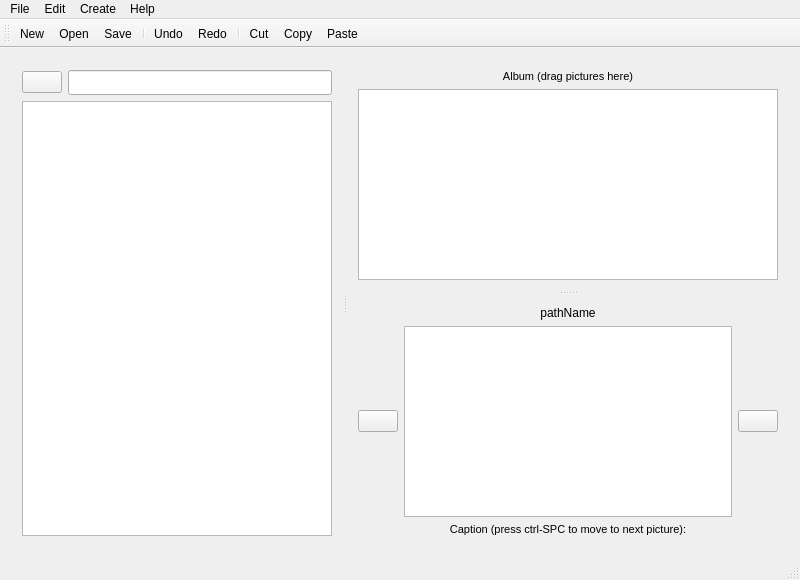
<?xml version="1.0" encoding="UTF-8"?>
<ui version="4.0">
 <class>AlbumCreator</class>
 <widget class="QMainWindow" name="AlbumCreator">
  <property name="geometry">
   <rect>
    <x>0</x>
    <y>0</y>
    <width>800</width>
    <height>580</height>
   </rect>
  </property>
  <property name="minimumSize">
   <size>
    <width>640</width>
    <height>400</height>
   </size>
  </property>
  <property name="maximumSize">
   <size>
    <width>8192</width>
    <height>8192</height>
   </size>
  </property>
  <property name="windowTitle">
   <string>AlbumCreator</string>
  </property>
  <widget class="QWidget" name="centralWidget">
   <property name="sizePolicy">
    <sizepolicy hsizetype="MinimumExpanding" vsizetype="MinimumExpanding">
     <horstretch>0</horstretch>
     <verstretch>0</verstretch>
    </sizepolicy>
   </property>
   <property name="minimumSize">
    <size>
     <width>640</width>
     <height>400</height>
    </size>
   </property>
   <property name="maximumSize">
    <size>
     <width>8192</width>
     <height>6134</height>
    </size>
   </property>
   <layout class="QHBoxLayout" name="horizontalLayout">
    <item>
     <widget class="QSplitter" name="mainSplitter">
      <property name="orientation">
       <enum>Qt::Horizontal</enum>
      </property>
      <widget class="QWidget" name="layoutWidget1">
       <layout class="QVBoxLayout" name="sourceImagePane">
        <item>
         <layout class="QHBoxLayout" name="pathSelectionPane">
          <item>
           <widget class="QPushButton" name="parentDirButton">
            <property name="minimumSize">
             <size>
              <width>20</width>
              <height>16</height>
             </size>
            </property>
            <property name="toolTip">
             <string extracomment="change to parent directory"/>
            </property>
            <property name="text">
             <string/>
            </property>
            <property name="icon">
             <iconset resource="albumcreator_gui.qrc">
              <normaloff>:/:/images/1uparrow.png</normaloff>:/:/images/1uparrow.png</iconset>
            </property>
           </widget>
          </item>
          <item>
           <widget class="QLineEdit" name="pathField">
            <property name="minimumSize">
             <size>
              <width>40</width>
              <height>25</height>
             </size>
            </property>
           </widget>
          </item>
         </layout>
        </item>
        <item>
         <widget class="QListView" name="fileBrowser">
          <property name="minimumSize">
           <size>
            <width>100</width>
            <height>40</height>
           </size>
          </property>
          <property name="acceptDrops">
           <bool>false</bool>
          </property>
          <property name="showDropIndicator" stdset="0">
           <bool>false</bool>
          </property>
          <property name="dragEnabled">
           <bool>true</bool>
          </property>
          <property name="dragDropOverwriteMode">
           <bool>false</bool>
          </property>
          <property name="dragDropMode">
           <enum>QAbstractItemView::DragOnly</enum>
          </property>
          <property name="selectionMode">
           <enum>QAbstractItemView::ExtendedSelection</enum>
          </property>
          <property name="iconSize">
           <size>
            <width>64</width>
            <height>48</height>
           </size>
          </property>
          <property name="movement">
           <enum>QListView::Free</enum>
          </property>
          <property name="resizeMode">
           <enum>QListView::Adjust</enum>
          </property>
          <property name="spacing">
           <number>2</number>
          </property>
          <property name="viewMode">
           <enum>QListView::ListMode</enum>
          </property>
          <property name="uniformItemSizes">
           <bool>true</bool>
          </property>
         </widget>
        </item>
       </layout>
      </widget>
      <widget class="QSplitter" name="destImagePane">
       <property name="orientation">
        <enum>Qt::Vertical</enum>
       </property>
       <widget class="QWidget" name="layoutWidget2">
        <layout class="QVBoxLayout" name="albumBlock">
         <item>
          <widget class="QLabel" name="albumLabel">
           <property name="font">
            <font>
             <pointsize>8</pointsize>
            </font>
           </property>
           <property name="text">
            <string>Album (drag pictures here)</string>
           </property>
           <property name="alignment">
            <set>Qt::AlignCenter</set>
           </property>
          </widget>
         </item>
         <item>
          <widget class="QListView" name="albumView">
           <property name="minimumSize">
            <size>
             <width>0</width>
             <height>0</height>
            </size>
           </property>
           <property name="dragEnabled">
            <bool>true</bool>
           </property>
           <property name="dragDropMode">
            <enum>QAbstractItemView::DragDrop</enum>
           </property>
           <property name="defaultDropAction">
            <enum>Qt::IgnoreAction</enum>
           </property>
           <property name="movement">
            <enum>QListView::Snap</enum>
           </property>
           <property name="viewMode">
            <enum>QListView::IconMode</enum>
           </property>
           <property name="uniformItemSizes">
            <bool>true</bool>
           </property>
          </widget>
         </item>
        </layout>
       </widget>
       <widget class="QWidget" name="layoutWidget3">
        <layout class="QVBoxLayout" name="captionBlock" stretch="1,3,0">
         <item>
          <widget class="QLabel" name="originalPath">
           <property name="sizePolicy">
            <sizepolicy hsizetype="Expanding" vsizetype="Fixed">
             <horstretch>0</horstretch>
             <verstretch>0</verstretch>
            </sizepolicy>
           </property>
           <property name="text">
            <string>pathName</string>
           </property>
           <property name="textFormat">
            <enum>Qt::PlainText</enum>
           </property>
           <property name="alignment">
            <set>Qt::AlignCenter</set>
           </property>
          </widget>
         </item>
         <item>
          <layout class="QHBoxLayout" name="captionWidgets" stretch="1,10,1">
           <item>
            <widget class="QPushButton" name="back">
             <property name="text">
              <string/>
             </property>
             <property name="icon">
              <iconset resource="albumcreator_gui.qrc">
               <normaloff>:/:/images/1leftarrow.png</normaloff>:/:/images/1leftarrow.png</iconset>
             </property>
             <property name="shortcut">
              <string>Ctrl+Left</string>
             </property>
             <property name="flat">
              <bool>false</bool>
             </property>
            </widget>
           </item>
           <item>
            <widget class="QPlainTextEdit" name="captionEdit">
             <property name="sizePolicy">
              <sizepolicy hsizetype="Preferred" vsizetype="Expanding">
               <horstretch>0</horstretch>
               <verstretch>0</verstretch>
              </sizepolicy>
             </property>
             <property name="minimumSize">
              <size>
               <width>0</width>
               <height>48</height>
              </size>
             </property>
             <property name="baseSize">
              <size>
               <width>0</width>
               <height>48</height>
              </size>
             </property>
            </widget>
           </item>
           <item>
            <widget class="QPushButton" name="forward">
             <property name="icon">
              <iconset resource="albumcreator_gui.qrc">
               <normaloff>:/:/images/1rightarrow.png</normaloff>:/:/images/1rightarrow.png</iconset>
             </property>
             <property name="shortcut">
              <string>Ctrl+Space</string>
             </property>
            </widget>
           </item>
          </layout>
         </item>
         <item>
          <widget class="QLabel" name="cpationLabel">
           <property name="sizePolicy">
            <sizepolicy hsizetype="Expanding" vsizetype="Fixed">
             <horstretch>0</horstretch>
             <verstretch>0</verstretch>
            </sizepolicy>
           </property>
           <property name="font">
            <font>
             <pointsize>8</pointsize>
             <underline>false</underline>
             <kerning>false</kerning>
            </font>
           </property>
           <property name="text">
            <string>Caption (press ctrl-SPC to move to next picture):</string>
           </property>
           <property name="alignment">
            <set>Qt::AlignCenter</set>
           </property>
          </widget>
         </item>
        </layout>
       </widget>
      </widget>
     </widget>
    </item>
   </layout>
  </widget>
  <widget class="QMenuBar" name="menuBar">
   <property name="geometry">
    <rect>
     <x>0</x>
     <y>0</y>
     <width>800</width>
     <height>25</height>
    </rect>
   </property>
   <widget class="QMenu" name="menuFile">
    <property name="title">
     <string>File</string>
    </property>
    <widget class="QMenu" name="menuRecently_edited">
     <property name="title">
      <string>Recently edited</string>
     </property>
     <addaction name="separator"/>
    </widget>
    <addaction name="actionNew"/>
    <addaction name="actionOpen"/>
    <addaction name="menuRecently_edited"/>
    <addaction name="separator"/>
    <addaction name="actionSave"/>
    <addaction name="actionSave_As"/>
    <addaction name="separator"/>
    <addaction name="actionImport"/>
    <addaction name="actionExport"/>
    <addaction name="separator"/>
    <addaction name="actionExit"/>
   </widget>
   <widget class="QMenu" name="menuEdit">
    <property name="title">
     <string>Edit</string>
    </property>
    <addaction name="actionUndo"/>
    <addaction name="actionRedo"/>
    <addaction name="separator"/>
    <addaction name="actionCut"/>
    <addaction name="actionCopy"/>
    <addaction name="actionPaste"/>
    <addaction name="actionDelete"/>
   </widget>
   <widget class="QMenu" name="menuHelp">
    <property name="title">
     <string>Help</string>
    </property>
    <addaction name="actionAbout"/>
   </widget>
   <widget class="QMenu" name="menuCreate">
    <property name="title">
     <string>Create</string>
    </property>
    <addaction name="actionCreate_Web_Slideshow"/>
   </widget>
   <addaction name="menuFile"/>
   <addaction name="menuEdit"/>
   <addaction name="menuCreate"/>
   <addaction name="menuHelp"/>
  </widget>
  <widget class="QToolBar" name="mainToolBar">
   <property name="mouseTracking">
    <bool>false</bool>
   </property>
   <attribute name="toolBarArea">
    <enum>TopToolBarArea</enum>
   </attribute>
   <attribute name="toolBarBreak">
    <bool>false</bool>
   </attribute>
   <addaction name="actionNew"/>
   <addaction name="actionOpen"/>
   <addaction name="actionSave"/>
   <addaction name="separator"/>
   <addaction name="actionUndo"/>
   <addaction name="actionRedo"/>
   <addaction name="separator"/>
   <addaction name="actionCut"/>
   <addaction name="actionCopy"/>
   <addaction name="actionPaste"/>
  </widget>
  <widget class="QStatusBar" name="statusBar"/>
  <action name="actionNew">
   <property name="icon">
    <iconset resource="albumcreator_gui.qrc">
     <normaloff>:/:/images/filenew.png</normaloff>:/:/images/filenew.png</iconset>
   </property>
   <property name="text">
    <string>New...</string>
   </property>
  </action>
  <action name="actionOpen">
   <property name="icon">
    <iconset resource="albumcreator_gui.qrc">
     <normaloff>:/:/images/fileopen.png</normaloff>:/:/images/fileopen.png</iconset>
   </property>
   <property name="text">
    <string>Open...</string>
   </property>
  </action>
  <action name="actionSave">
   <property name="icon">
    <iconset resource="albumcreator_gui.qrc">
     <normaloff>:/:/images/filesave.png</normaloff>:/:/images/filesave.png</iconset>
   </property>
   <property name="text">
    <string>Save</string>
   </property>
  </action>
  <action name="actionSave_As">
   <property name="text">
    <string>Save As...</string>
   </property>
  </action>
  <action name="actionImport">
   <property name="text">
    <string>Import...</string>
   </property>
  </action>
  <action name="actionExport">
   <property name="text">
    <string>Export...</string>
   </property>
  </action>
  <action name="actionExit">
   <property name="icon">
    <iconset resource="albumcreator_gui.qrc">
     <normaloff>:/:/images/exit.png</normaloff>:/:/images/exit.png</iconset>
   </property>
   <property name="text">
    <string>Exit</string>
   </property>
  </action>
  <action name="actionUndo">
   <property name="icon">
    <iconset resource="albumcreator_gui.qrc">
     <normaloff>:/:/images/editundo.png</normaloff>:/:/images/editundo.png</iconset>
   </property>
   <property name="text">
    <string>Undo</string>
   </property>
  </action>
  <action name="actionRedo">
   <property name="icon">
    <iconset resource="albumcreator_gui.qrc">
     <normaloff>:/:/images/editredo.png</normaloff>:/:/images/editredo.png</iconset>
   </property>
   <property name="text">
    <string>Redo</string>
   </property>
  </action>
  <action name="actionCopy">
   <property name="icon">
    <iconset resource="albumcreator_gui.qrc">
     <normaloff>:/:/images/editcopy.png</normaloff>:/:/images/editcopy.png</iconset>
   </property>
   <property name="text">
    <string>Copy</string>
   </property>
  </action>
  <action name="actionCut">
   <property name="icon">
    <iconset resource="albumcreator_gui.qrc">
     <normaloff>:/:/images/editcut.png</normaloff>:/:/images/editcut.png</iconset>
   </property>
   <property name="text">
    <string>Cut</string>
   </property>
  </action>
  <action name="actionPaste">
   <property name="icon">
    <iconset resource="albumcreator_gui.qrc">
     <normaloff>:/:/images/editpaste.png</normaloff>:/:/images/editpaste.png</iconset>
   </property>
   <property name="text">
    <string>Paste</string>
   </property>
  </action>
  <action name="actionDelete">
   <property name="text">
    <string>Delete</string>
   </property>
  </action>
  <action name="actionAbout">
   <property name="text">
    <string>About AlbumCreator...</string>
   </property>
  </action>
  <action name="actionCreate_Web_Slideshow">
   <property name="text">
    <string>Create Web Slideshow...</string>
   </property>
  </action>
 </widget>
 <layoutdefault spacing="6" margin="11"/>
 <resources>
  <include location="albumcreator_gui.qrc"/>
 </resources>
 <connections/>
</ui>
